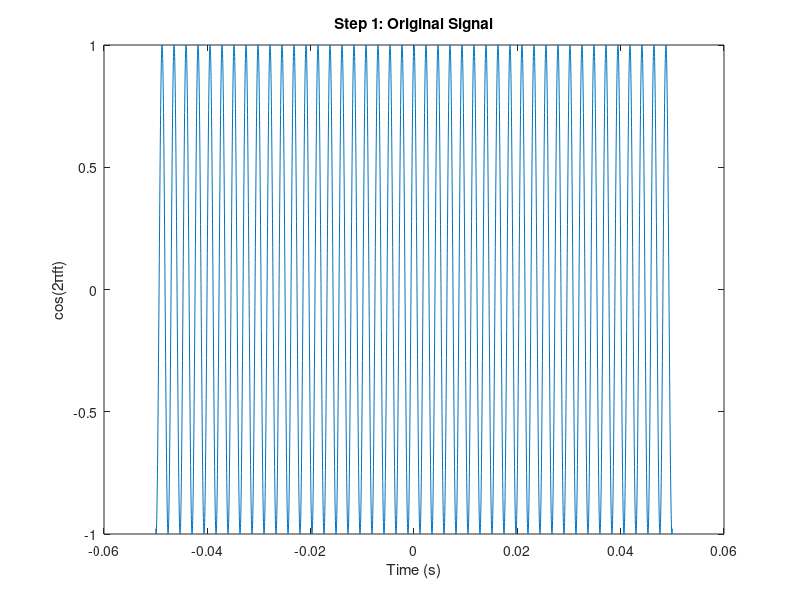
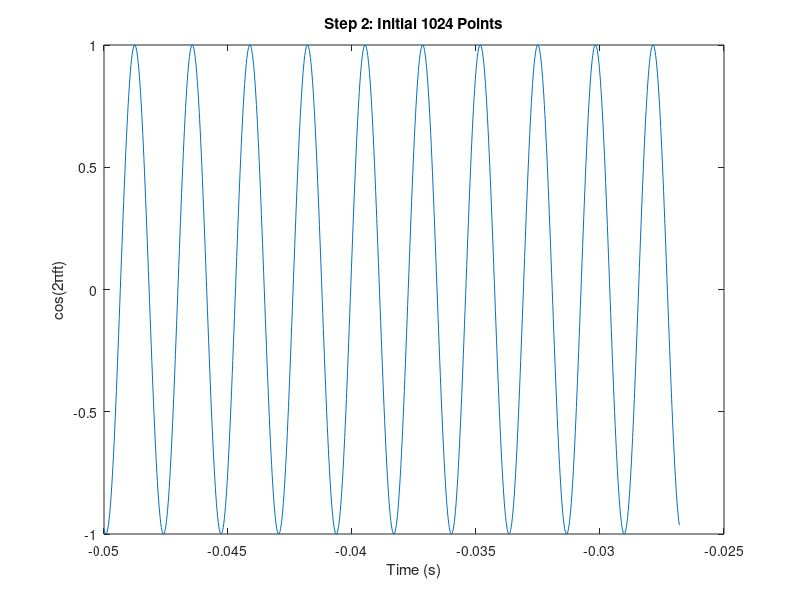
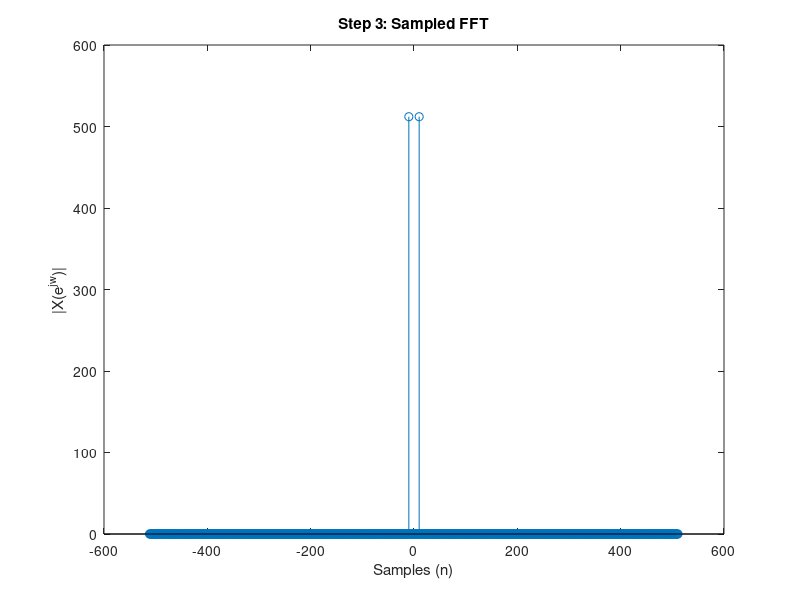
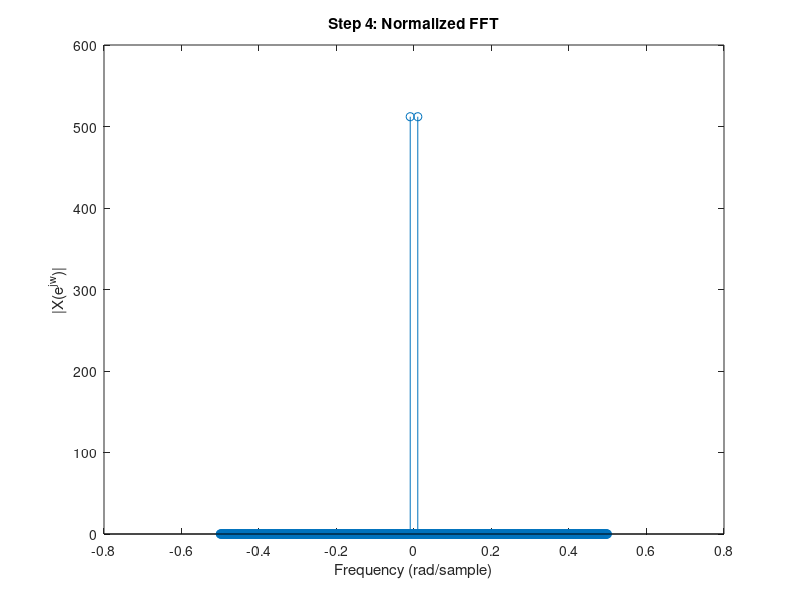

The MATLAB script that drew these images, in order:
%% Step 1
close all;
Fs = 44100;
t = -0.1/2:1 / Fs:0.1/2;
f = 10 * Fs / 1024;
x1 = cos(2 * pi * f * t);

figure
plot(t, x1)
title('Step 1: Original Signal')
xlabel("Time (s)")
ylabel('cos(2\pift)')

%% Step 2
figure
plot(t(1:1024), x1(1:1024))
title('Step 2: Initial 1024 Points')
xlabel('Time (s)')
ylabel('cos(2\pift)')

%% Step 3
n = -512:(512 - 1);
N = 1024;
X1 = fftshift(fft(x1, N));

figure
stem(n, abs(X1))
title('Step 3: Sampled FFT')
xlabel('Samples (n)')
ylabel('|X(e^{jw})|')

%% Step 4
df = Fs / N;
index = -N / 2:(N / 2) - 1;
f_axis = (df * index);

figure
stem(f_axis / Fs, abs(X1))
title('Step 4: Normalized FFT')
xlabel('Frequency (rad/sample)')
ylabel('|X(e^{jw})|')

%% Step 5
df = Fs / N;
index = -N / 2:(N / 2) - 1;
f_axis = (df * index);

figure
stem(f_axis, abs(X1))
title('Step 5: Hertz FFT')
xlabel('Frequency (Hz)')
ylabel('|X(e^{jw})|')

%% Step 6
f2 = 10.25 * Fs / 1024; f3 = 13.25 * Fs / 1024;
x2 = cos(2 * pi * f2 * t);
x3 = cos(2 * pi * f3 * t);
X2 = fftshift(fft(x2, N));
X3 = fftshift(fft(x3, N));

figure
hold on
stem(f_axis, abs(X2))
stem(f_axis, abs(X3))
title('Step 6: Spectral Leakage')
xlabel('Frequency (Hz)')
ylabel('|X(e^{jw})|')
legend('X2', 'X3')
axis([-2000 2000 0 600])

%% Step 7
N = 2048;
X1 = fftshift(fft(x1, N));
X2 = fftshift(fft(x2, N));
X3 = fftshift(fft(x3, N));
df = Fs / N;
index = -N / 2:(N / 2) - 1;
f_axis = (df * index);

figure
hold on
stem(f_axis, abs(X1))
stem(f_axis, abs(X2))
stem(f_axis, abs(X3))
title('Step 7: N=2048 FFT')
xlabel('Frequency (Hz)')
ylabel('|X(e^{jw})|')
legend('X1', 'X2', 'X3')
axis([-2e3 2e3 0 1.2e3])

%% Step 8
xc = 50 * x2 + 15 * x3;
N = 1024;
Xc = fftshift(fft(xc, N));
df = Fs / N;
index = -N / 2:(N / 2) - 1;
f_axis = (df * index);

figure
hold on
stem(f_axis, abs(Xc))
title('Step 8: Composite Signal Spectrum')
xlabel('Frequency (Hz)')
ylabel('|X(e^{jw})|')
axis([0 2e3 0 3e4])
grid

%% Step 9
xcw = xc(1:1024) .* hamming(1024)';
Xcw = fftshift(fft(xcw, N));

figure
hold on
stem(f_axis, abs(Xc))
stem(f_axis, abs(Xcw))
title('Step 9: Hamming Window Spectral Comparison')
xlabel('Frequency (Hz)')
ylabel('|X(e^{jw})|')
axis([0 2e3 0 3e4])
legend('Xc', 'Xcw')
grid

%% Step 10
N = 1024;
Fs = 44100;
t = -0.1/2:1 / Fs:0.1/2;
Xr = zeros(1, N);
f = 1291.99;
set_idx = find(min(abs(f_axis - f)) == abs(f_axis - f));
Xr(set_idx) = 500; % to have enough amplitude of x_r(t)
xr = ifft(Xr, N);

figure
stem(f_axis, abs(Xr))
title('Step 10: Spectral Signal')
xlabel('Frequency (Hz)')
ylabel('|X(e^{jw})|')
axis([0 5e3 0 600])

figure
plot(t(1:1024), real(xr))
title('Step 10: Reconstructed x_r(t)')
xlabel('Time (s)')
ylabel('xr(t)')
axis([-0.05 -0.045 -inf inf])
